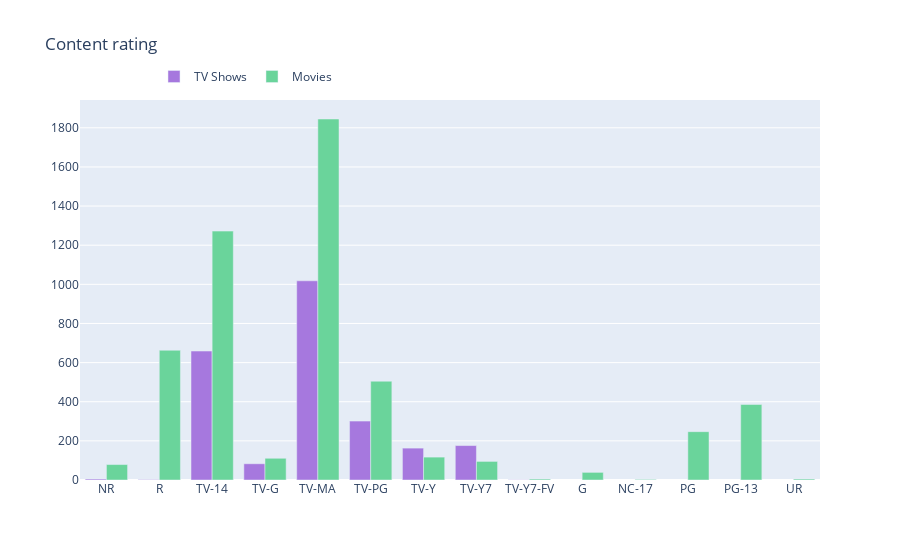

The code cell stored with this chart in its notebook:
### Markdown cell above
### 5. Rating distribution
#### Observations:
- Highest content is given TV-MA (unsuited for U-17 age) then TV-14 (unsuited for U-14 age) ratings
- TV shows are relatively more suited for children

### Code cell
col = "rating"

vc1 = d1[col].value_counts().reset_index()
vc1 = vc1.rename(columns = {col : "count", "index" : col})
vc1['percent'] = vc1['count'].apply(lambda x : 100*x/sum(vc1['count']))
vc1 = vc1.sort_values(col)

vc2 = d2[col].value_counts().reset_index()
vc2 = vc2.rename(columns = {col : "count", "index" : col})
vc2['percent'] = vc2['count'].apply(lambda x : 100*x/sum(vc2['count']))
vc2 = vc2.sort_values(col)

trace1 = go.Bar(x=vc1[col], y=vc1["count"], name="TV Shows", marker=dict(color="#a678de"))
trace2 = go.Bar(x=vc2[col], y=vc2["count"], name="Movies", marker=dict(color="#6ad49b"))
data = [trace1, trace2]
layout = go.Layout(title="Content rating", legend=dict(x=0.1, y=1.1, orientation="h"))
fig = go.Figure(data, layout=layout)
fig.show()

### Figure 1 — Plotly figure (JSON) as saved in the notebook; plotly's stock layout.template omitted (floating-point values rounded to 4 significant figures)
{"data": [{"marker": {"color": "#a678de"}, "name": "TV Shows", "type": "bar", "x": ["NR", "R", "TV-14", "TV-G", "TV-MA", "TV-PG", "TV-Y", "TV-Y7", "TV-Y7-FV"], "y": [5, 2, 659, 83, 1018, 301, 163, 176, 1]}, {"marker": {"color": "#6ad49b"}, "name": "Movies", "type": "bar", "x": ["G", "NC-17", "NR", "PG", "PG-13", "R", "TV-14", "TV-G", "TV-MA", "TV-PG", "TV-Y", "TV-Y7", "TV-Y7-FV", "UR"], "y": [39, 3, 79, 247, 386, 663, 1272, 111, 1845, 505, 117, 95, 5, 5]}], "layout": {"legend": {"orientation": "h", "x": 0.1, "y": 1.1}, "title": {"text": "Content rating"}}}
